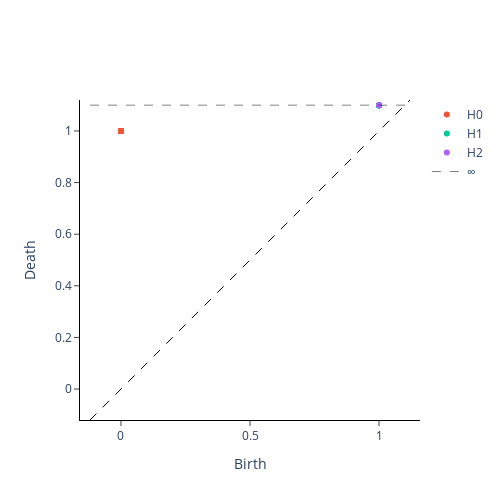

The notebook cell saved with this chart:
### Code cell
#Flagser: Persistent homology for digraphs

#Erdos-Renyi G(n, M) digraph
diagram_Flagser = FlagserPersistence(homology_dimensions=(0,1,2,3,4)).fit_transform_plot([M_GnM_dir]);

### Figure 1 — Plotly figure (JSON) as saved in the notebook; plotly's stock layout.template omitted (floating-point values rounded to 4 significant figures)
{"data": [{"hoverinfo": "none", "line": {"color": "black", "dash": "dash", "width": 1}, "mode": "lines", "showlegend": false, "type": "scatter", "x": [-0.12, 1.12], "y": [-0.12, 1.12]}, {"hoverinfo": "text", "hovertext": ["(0.0, 1.0), multiplicity: 19", "(0.0, 1.0), multiplicity: 19", "(0.0, 1.0), multiplicity: 19", "(0.0, 1.0), multiplicity: 19", "(0.0, 1.0), multiplicity: 19", "(0.0, 1.0), multiplicity: 19", "(0.0, 1.0), multiplicity: 19", "(0.0, 1.0), multiplicity: 19", "(0.0, 1.0), multiplicity: 19", "(0.0, 1.0), multiplicity: 19", "(0.0, 1.0), multiplicity: 19", "(0.0, 1.0), multiplicity: 19", "(0.0, 1.0), multiplicity: 19", "(0.0, 1.0), multiplicity: 19", "(0.0, 1.0), multiplicity: 19", "(0.0, 1.0), multiplicity: 19", "(0.0, 1.0), multiplicity: 19", "(0.0, 1.0), multiplicity: 19", "(0.0, 1.0), multiplicity: 19"], "mode": "markers", "name": "H0", "type": "scatter", "x": [0, 0, 0, 0, 0, 0, 0, 0, 0, 0, 0, 0, 0, 0, 0, 0, 0, 0, 0], "y": [1, 1, 1, 1, 1, 1, 1, 1, 1, 1, 1, 1, 1, 1, 1, 1, 1, 1, 1]}, {"hoverinfo": "text", "hovertext": ["(1.0, inf), multiplicity: 14", "(1.0, inf), multiplicity: 14", "(1.0, inf), multiplicity: 14", "(1.0, inf), multiplicity: 14", "(1.0, inf), multiplicity: 14", "(1.0, inf), multiplicity: 14", "(1.0, inf), multiplicity: 14", "(1.0, inf), multiplicity: 14", "(1.0, inf), multiplicity: 14", "(1.0, inf), multiplicity: 14", "(1.0, inf), multiplicity: 14", "(1.0, inf), multiplicity: 14", "(1.0, inf), multiplicity: 14", "(1.0, inf), multiplicity: 14"], "mode": "markers", "name": "H1", "type": "scatter", "x": [1, 1, 1, 1, 1, 1, 1, 1, 1, 1, 1, 1, 1, 1], "y": [1.1, 1.1, 1.1, 1.1, 1.1, 1.1, 1.1, 1.1, 1.1, 1.1, 1.1, 1.1, 1.1, 1.1]}, {"hoverinfo": "text", "hovertext": ["(1.0, inf), multiplicity: 2", "(1.0, inf), multiplicity: 2"], "mode": "markers", "name": "H2", "type": "scatter", "x": [1, 1], "y": [1.1, 1.1]}, {"hoverinfo": "text", "hovertext": [], "mode": "markers", "name": "H3", "type": "scatter", "x": [], "y": []}, {"hoverinfo": "text", "hovertext": [], "mode": "markers", "name": "H4", "type": "scatter", "x": [], "y": []}, {"hoverinfo": "none", "line": {"color": "black", "dash": "dash", "width": 0.5}, "mode": "lines", "name": "∞", "showlegend": true, "type": "scatter", "x": [-0.12, 1.12], "y": [1.1, 1.1]}], "layout": {"height": 500, "plot_bgcolor": "white", "width": 500, "xaxis": {"autorange": false, "exponentformat": "e", "linecolor": "black", "linewidth": 1, "mirror": false, "range": [-0.12, 1.12], "showexponent": "all", "showline": true, "side": "bottom", "ticks": "outside", "title": {"text": "Birth"}, "type": "linear", "zeroline": true}, "yaxis": {"autorange": false, "exponentformat": "e", "linecolor": "black", "linewidth": 1, "mirror": false, "range": [-0.12, 1.12], "scaleanchor": "x", "scaleratio": 1, "showexponent": "all", "showline": true, "side": "left", "ticks": "outside", "title": {"text": "Death"}, "type": "linear", "zeroline": true}}}
